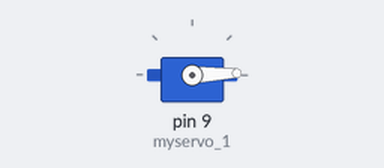
The sketch below on a simulated Arduino Uno, built with avr-gcc and run on an emulated ATmega328P. Shown: servo.

Above: at 5.05 s.
At 5.65 s:
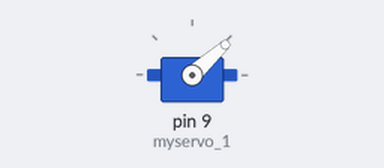
At 6.1 s:
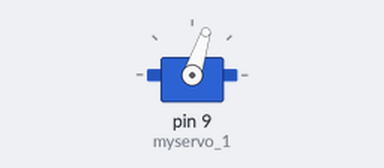
At 7.2 s:
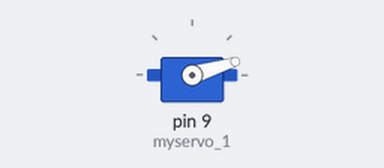
Timing chart, 0 to 10.6 s (numbered marks = the images above):
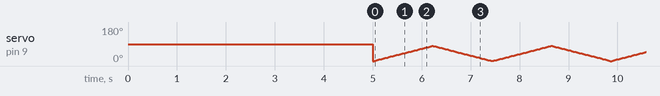

The sketch:

servo_motor_single.ino
```cpp
#include <Servo.h>

Servo myservo_1;  // create servo object to control a servo
int pos = 0;    // variable to store the servo position

void setup() {
  myservo_1.attach(9);  // attaches the servo on pin 9 to the servo object
  myservo_1.write(90);
  delay(5000);
}

void loop() {

  for (pos = 0; pos <= 80; pos += 1) { // goes from 0 degrees to 180 degrees
    // in steps of 1 degree
    myservo_1.write(pos);              // tell servo to go to position in variable 'pos'
    delay(15);                       // waits 15ms for the servo to reach the position
  }
  for (pos = 80; pos >= 1; pos -= 1) { // goes from 180 degrees to 0 degrees
    myservo_1.write(pos);              // tell servo to go to position in variable 'pos'
    delay(15);                       // waits 15ms for the servo to reach the position
  }


}
```
